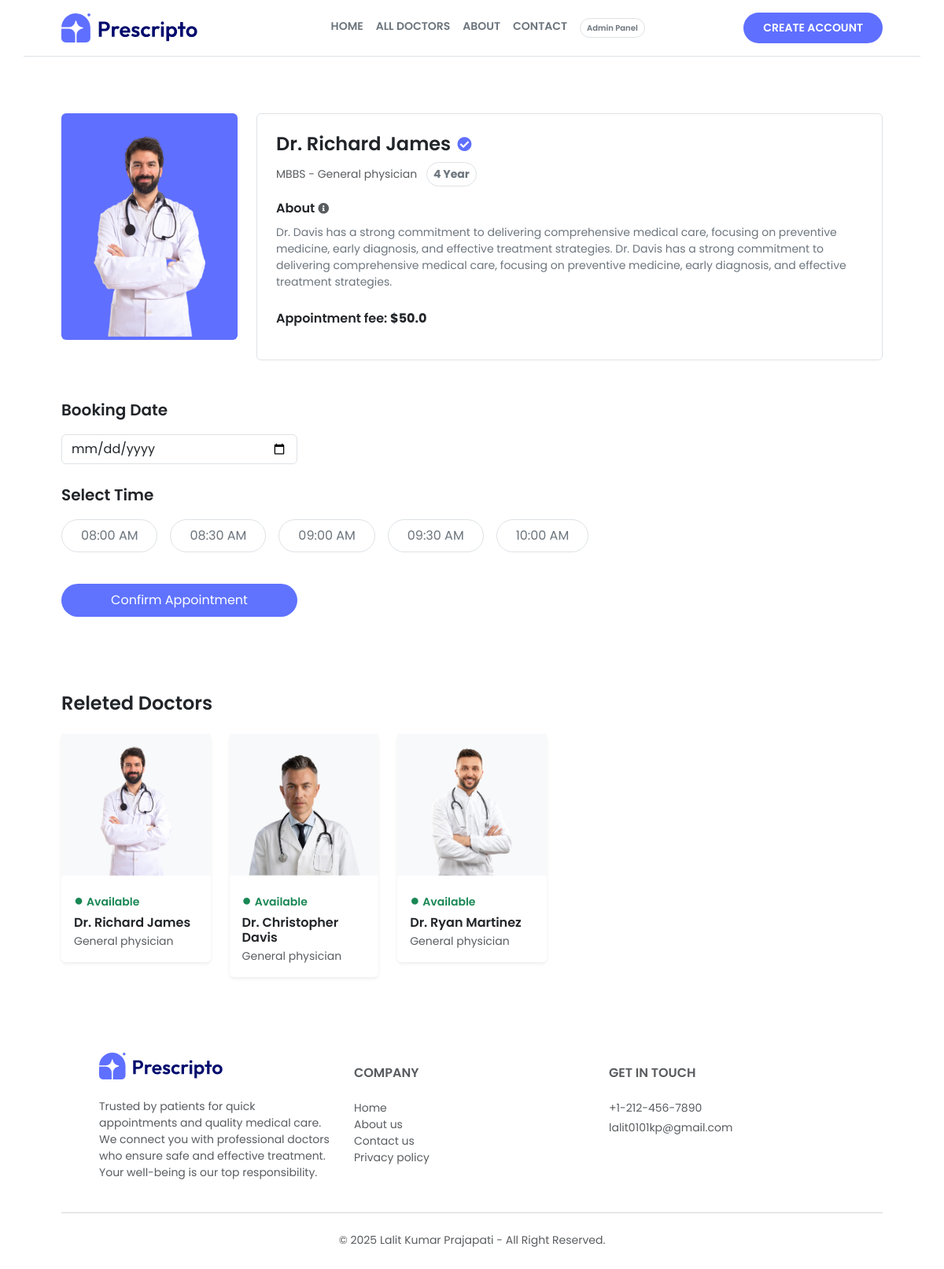
Screenshot of /doctor_info/3/ with the database file from the repository.
### appointment/models.py (models this page shows, shortened)
class Doctor(models.Model):
    image = models.ImageField(upload_to='doctor_image')
    name = models.CharField(max_length=100)
    email = models.EmailField()
    username = models.CharField(max_length=255, unique=True)
    password = models.CharField(max_length=100)
    experience = models.IntegerField()
    fees = models.FloatField()
    category = models.ForeignKey(Category, on_delete=models.CASCADE)
    degree = models.CharField(max_length=50)
    about = models.TextField()
    address = models.TextField()

class Category(models.Model):
    name = models.CharField(max_length=100)
    def __str__(self):
        return self.name

### appointment/views.py (the view)
# urls.py: path('doctor_info/<int:id>/', views.doctor_info, name='doctor_info'),
def doctor_info(request, id):
    doctor = Doctor.objects.get(id=id)
    releted_doctor = Doctor.objects.filter(category=doctor.category)[:10]
    return render(request, 'doctor_info.html', {'doctor': doctor, 'releted_doctor': releted_doctor})

### templates/doctor_info.html (shortened to what this page needs)
{% extends "layout.html" %}
{% load static %}
{% block contant %}
    <section class="mt-4">
        <div class="container p-5">
            <div class="d-flex flex-column flex-md-row gap-4">
                <div class="rounded d-flex align-items-center justify-content-center flex-shrink-0"
                    style="width: 224px; height: 288px;background-color: rgb(95 111 255);" >
                    <img src="{{  doctor.image.url  }}"
                        alt="Doctor" class="rounded" width="280">
                </div>
                <div class="border rounded p-4 flex-fill">
                    <h2 class="h4 fw-semibold text-dark d-flex align-items-center gap-2">
                        {{ doctor.name }}
                        <span  style="color: rgb(95 111 255);" class='small'>
                            <i class="fas fa-check-circle small"></i>
                        </span>
                    </h2>
                    <p class="text-muted small mt-1 mb-3">
                        {{ doctor.degree }} - {{ doctor.category  }}
                        <span class="border rounded-pill px-2 py-1 ms-2 text-secondary fw-bold d-inline-block">{{ doctor.experience }}
                            Year</span>
                    </p>
                    <p class="fw-semibold text-dark d-flex align-items-center gap-1 mb-2">
                        About
                        <i class="fas fa-info-circle text-muted small"></i>
                    </p>
                    <p class="text-secondary small mb-4">
                        {{ doctor.about }}
                    </p>
                    <p class="fw-semibold text-dark">
                        Appointment fee: <span class="fw-bold">${{ doctor.fees }}</span>
                    </p>
                </div>
            </div>
            <form action="{% url 'book_appointment' doctor.id %}" method="POST" id="appointmentForm">
                <div class="mt-5">
                    <p class="fw-semibold text-dark mb-3 fs-5">Booking Date</p>
                    <input type="date" name="date" class="form-control mb-4" required style="max-width: 300px;" />
                    <p class="fw-semibold text-dark mb-3 fs-5">Select Time</p>
                    <div class="d-flex gap-3 mb-4 flex-wrap" id="timeButtons">
                        <button type="button" data-time="08:00" class="btn border rounded-pill px-4 py-2 text-secondary small">08:00 AM</button>
                        <button type="button" data-time="08:30" class="btn border rounded-pill px-4 py-2 text-secondary small">08:30 AM</button>
                        <button type="button" data-time="09:00" class="btn border rounded-pill px-4 py-2 text-secondary small">09:00 AM</button>
                        <button type="button" data-time="09:30" class="btn border rounded-pill px-4 py-2 text-secondary small">09:30 AM</button>
                        <button type="button" data-time="10:00" class="btn border rounded-pill px-4 py-2 text-secondary small">10:00 AM</button>
                    </div>
                    <button type="submit" class="btn text-white w-100 rounded-pill mt-3 py-2 small"
                        style="background-color: #5F73FF; max-width: 300px;">
                        Confirm Appointment
                    </button>
                </div>
            </form>
            <div class='pt-5 mt-5 '>
                <h3 class='fw-semibold text-dark mb-4 fs-4'>Releted Doctors</h3>
                <div class="row row-cols-2 row-cols-sm-5 g-4">
                    {% for doctor in releted_doctor %}
                        <div class="col">
                            <div class="card border-0 rounded shadow-sm card-hover-up">
                                <div class="bg-light d-flex justify-content-center">
                                    <a href="{% url "doctor_info" doctor.id %}">
                                        <img src="{{  doctor.image.url  }}" alt="Doctor" class="img-fluid" style="width: 180px; object-fit: contain;">
                                    </a>
                                </div>
                                <div class="card-body pb-3">
                                    <p class="text-success small fw-semibold mb-1">
                                        <span class="text-success me-1 fs-5">●</span>Available
                                    </p>
                                    <h6 class="card-title fw-semibold mb-1">{{ doctor.name }}</h6>
                                    <p class="text-muted small mb-0">{{ doctor.category }}</p>
                                </div>
                            </div>
                        </div>
                    {% endfor %}
                </div>
            </div>
        </div>
    </section>
{% endblock %}

### templates/layout.html (style rules this page uses)
body { font-family: "Poppins", sans-serif; }
.card-hover-up { transition: transform 0.3s ease; }

### rows the page displays
Doctor: image (picture), name "Dr. Richard James", degree "MBBS", category "General physician", experience "4", about "Dr. Davis has a strong commitment to delivering comprehensive medical care, focusing on preventive medicine, early diagnosis, and effective treatment strategies. Dr. Davis has a strong commitment to delivering comprehensive medical care, focusing on preventive medicine, early diagnosis, and effective treatment strategies.", fees "50.0"
Doctor: image (picture), name "Dr. Christopher Davis", category "General physician"
Doctor: image (picture), name "Dr. Ryan Martinez", category "General physician"
